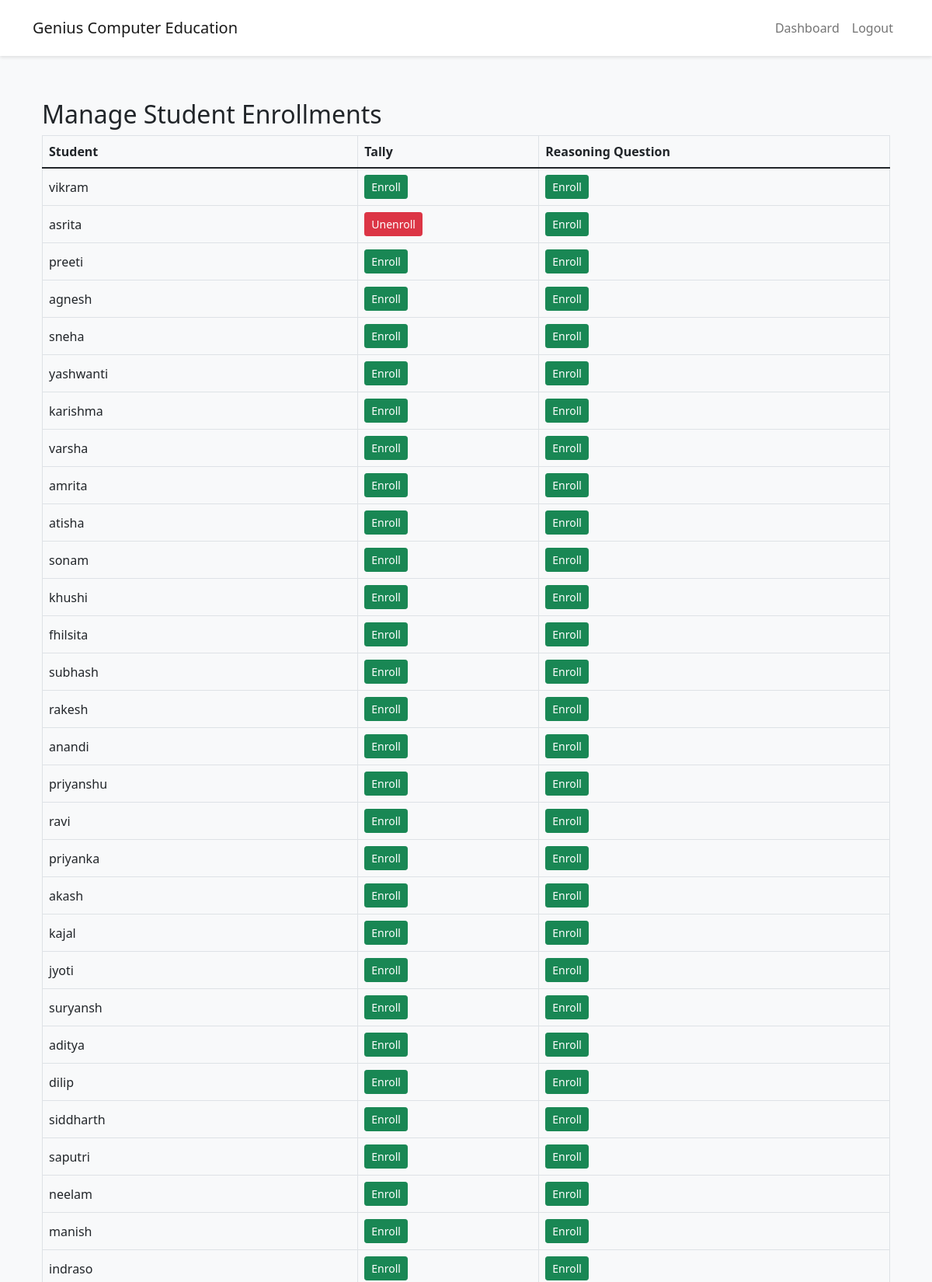
Screenshot of /teacher/manage_enrolments (signed in, upper part) with the database file from the repository.
### app.py (models this page shows, shortened)
class Course(db.Model):
    id = db.Column(db.Integer, primary_key=True)
    name = db.Column(db.String(100), nullable=False, unique=True)
    category_id = db.Column(db.Integer, db.ForeignKey('course_category.id'), nullable=False)
    questions = db.relationship('Question', backref='course', lazy=True)
    timer = db.relationship('ExamTimer', backref='course', uselist=False)
    timer_active = db.Column(db.Boolean, default=False)

class User(db.Model, UserMixin):
    id = db.Column(db.Integer, primary_key=True)
    username = db.Column(db.String(80), unique=True, nullable=False)
    password_hash = db.Column(db.String(120), nullable=False)
    is_teacher = db.Column(db.Boolean, default=False)
    answers = db.relationship('Answer', backref='user', lazy=True)
    absences = db.relationship('ExamAbsence', backref='user', lazy=True)
    question_selections = db.relationship('QuestionSelection', backref='student', lazy=True)
    enrolled_courses = db.relationship('Course', secondary='student_course', backref=db.backref('enrolled_students', lazy='dynamic'))

### app.py (the view)
@app.route('/teacher/manage_enrollments')
@app.route('/teacher/manage_enrolments')  # Add British spelling route
@login_required
def manage_enrollments():
    if not current_user.is_teacher:
        flash('Access denied!', 'error')
        return redirect(url_for('index'))
    students = User.query.filter_by(is_teacher=False).all()
    courses = Course.query.all()
    enrollments = {}
    for student in students:
        enrollments[student.id] = [course.id for course in student.enrolled_courses]
    if 'csrf_token' not in session:
        session['csrf_token'] = secrets.token_hex(32)
    return render_template('manage_enrollments.html',
                         students=students,
                         courses=courses,
                         enrollments=enrollments)

### app.py (called while the page is built)
@login_manager.user_loader
def load_user(user_id):
    return User.query.get(int(user_id))

### templates/manage_enrollments.html (shortened to what this page needs)
{% extends "base.html" %}
{% block content %}
<div class="container mt-4">
    <h2>Manage Student Enrollments</h2>
    <div class="table-responsive">
        <table class="table table-bordered">
            <thead>
                <tr>
                    <th>Student</th>
                    {% for course in courses %}
                    <th>{{ course.name }}</th>
                    {% endfor %}
                </tr>
            </thead>
            <tbody>
                {% for student in students %}
                <tr>
                    <td>{{ student.username }}</td>
                    {% for course in courses %}
                    <td>
                        {% if course.id in enrollments[student.id] %}
                        <button class="btn btn-danger btn-sm" onclick="unenrollStudent('{{ student.id }}', '{{ course.id }}')">
                            Unenroll
                        </button>
                        {% else %}
                        <button class="btn btn-success btn-sm" onclick="enrollStudent('{{ student.id }}', '{{ course.id }}')">
                            Enroll
                        </button>
                        {% endif %}
                    </td>
                    {% endfor %}
                </tr>
                {% endfor %}
            </tbody>
        </table>
    </div>
</div>
{% endblock %}

### templates/base.html (style rules this page uses)
body { min-height: 100vh; display: flex; flex-direction: column; background-color: #f8f9fa; }
.table th { background-color: #f8f9fa; font-weight: 600; }
.table td { vertical-align: middle; }

### rows the page displays
Course: name "Tally"
Course: name "Reasoning Question"
User: username "vikram"
User: username "asrita"
User: username "preeti"
User: username "agnesh"
User: username "sneha"
User: username "yashwanti"
User: username "karishma"
User: username "varsha"
User: username "amrita"
User: username "atisha"
User: username "sonam"
User: username "khushi"
User: username "fhilsita"
User: username "subhash"
User: username "rakesh"
User: username "anandi"
User: username "priyanshu"
User: username "ravi"
User: username "priyanka"
User: username "akash"
User: username "kajal"
User: username "jyoti"
User: username "suryansh"
User: username "aditya"
User: username "dilip"
User: username "siddharth"
User: username "saputri"
User: username "neelam"
User: username "manish"
User: username "indraso"
